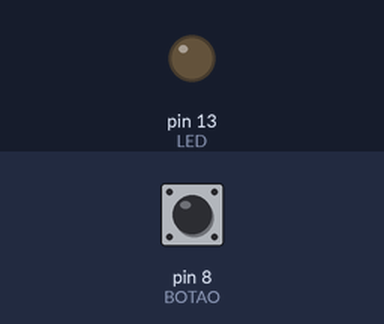
This sketch was run on a simulated Arduino Uno, built with avr-gcc and run on an emulated ATmega328P. On the bench: output pins drawn as LEDs (lit = HIGH). The test bench sets the inputs (shaded band); at power-on: pin 8 (BOTAO) HIGH.

Above: at 1.2 s.
1.3 s: pin 8 (BOTAO) pulled LOW for 0.15 s
At 1.37 s:
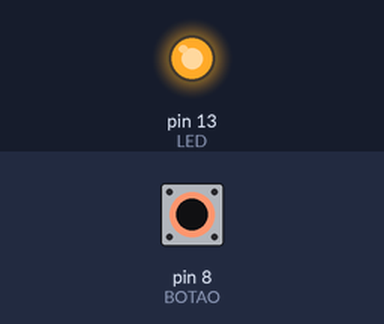
2.9 s: pin 8 (BOTAO) pulled LOW for 3.2 s
At 7.1 s:
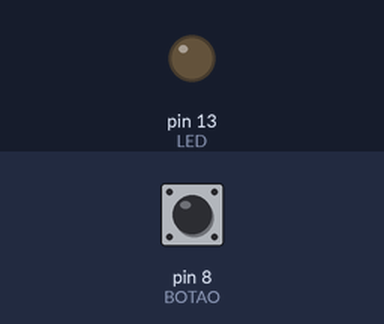
Timing chart, 0 to 8.6 s (numbered marks = the images above; inputs shaded):
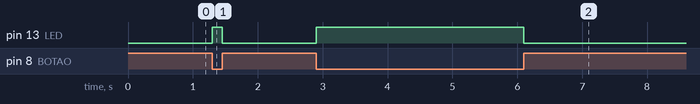

The sketch:

04-ES-Digital.ino
```cpp
/*
  Exemplo de Entrada e Saída Digital para a Franzininho C0
  LED aceso quando o botão é apertado

  15/10/23 Daniel Quadros
*/

#define LED   13
#define BOTAO 8


// Iniciação
void setup() {
  // Configura os pinos
  pinMode(LED, OUTPUT);
  pinMode(BOTAO, INPUT_PULLUP);
}

// Laco principal
void loop() {
  if (digitalRead(BOTAO) == LOW) {
    // botão apertado -> acende o LED
    digitalWrite(LED, HIGH);
  } else {
    // botão solto -> apaga o LED
    digitalWrite(LED, LOW);
  }
}
```

Measured:
- after the input at 1.3 s, pin 13 (LED): LOW → HIGH at once, → LOW 0.15 s later
- after the input at 2.9 s, pin 13 (LED): LOW → HIGH at once, → LOW 3.2 s later
